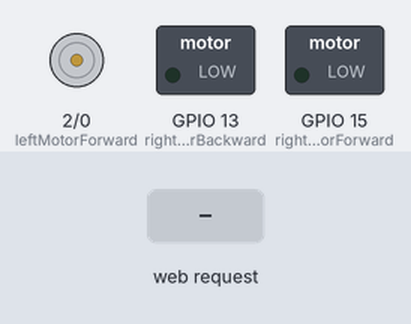
Recording of a sketch running on a simulated ESP8266 (NodeMCU). Shown: motor-driver pin pairs drawn as motors (green arrow = first pin HIGH = forward, orange = second pin HIGH = backward, longer = more drive), switched loads named in the sketch (green lamp = pin HIGH). The test bench sets the inputs (shaded band). WiFi joins after 1.5 s; servers stay silent unless stated; what the sketch prints to the serial monitor is not drawn.

Above: at 2.7 s.
2.8 s: HTTP request GET /forward received
At 3.4 s:
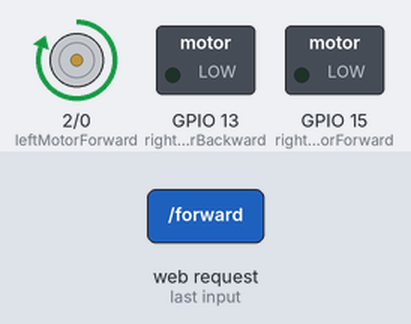
4.3 s: HTTP request GET /stop received
At 4.6 s:
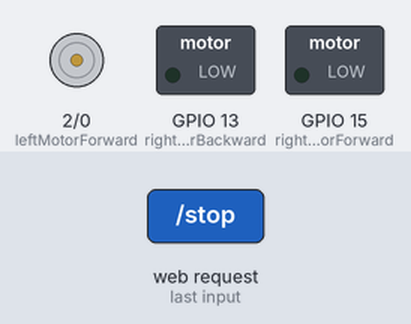
Timing chart, 0 to 7.3 s (numbered marks = the images above; inputs shaded):
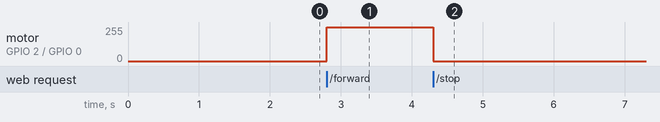

Measured:
- after the input at 2.8 s, motor on GPIO 2 (leftMotorForward) / GPIO 0 (leftMotorBackward): stopped → forward 255/255 at once
- after the input at 4.3 s, motor on GPIO 2 (leftMotorForward) / GPIO 0 (leftMotorBackward): forward 255/255 → stopped at once

The sketch:

NODEM.ino
```cpp
#include <ESP8266WiFi.h>

/* define port */
WiFiClient client;
WiFiServer server(80);

 //String agAdi = "Preo Drones-Anka-e12a04";
/* WIFI settings */
const char* ssid = "Wi-Fi Name";
const char* password = "**********";

/* data received from application */
String data ="";

/* define L298N or L293D motor control pins */
int leftMotorForward = 2; /* GPIO2(D4) -> IN3 */
int rightMotorForward = 15; /* GPIO15(D8) -> IN1 */
int leftMotorBackward = 0; /* GPIO0(D3) -> IN4 */
int rightMotorBackward = 13; /* GPIO13(D7) -> IN2 */

void setup() {
Serial.begin(115200);
delay(10);

/* initialize motor control pins as output */
pinMode(leftMotorForward, OUTPUT);
pinMode(rightMotorForward, OUTPUT);
pinMode(leftMotorBackward, OUTPUT);
pinMode(rightMotorBackward, OUTPUT);

/* Connect to WiFi network */
Serial.println();
Serial.println();
Serial.print("Connecting to ");
Serial.println(ssid);

WiFi.begin(ssid, password);

while (WiFi.status() != WL_CONNECTED) {
delay(500);
Serial.print(".");
}
Serial.println("");
Serial.println("WiFi connected");

/* start server communication */
server.begin();
Serial.println("Server started");

/* print the IP address */
Serial.print("Use this URL to connect: ");
Serial.print("http://");
Serial.print(WiFi.localIP());
Serial.println("/");

}

void loop() {

/* If the server available, run the "checkClient" function */
client = server.available();
if (!client) return;
data = checkClient ();

/************************ Run function according to incoming data from application *************************/

/* If the incoming data is "forward", run the "MotorForward" function */
if (data == "forward") MotorForward();
/* If the incoming data is "backward", run the "MotorBackward" function */
else if (data == "stop") MotorStop();

/* Web Browser */
client.println("HTTP/1.1 200 OK");
client.println("Content-Type: text/html");
client.println("");
client.println("<!DOCTYPE HTML>");
client.println("<html>");
client.println("<head>");
client.println("<title> MOTOR CONTROL </title>");
client.println("</head>");
client.println("<body>");
client.println("<center>");
client.println("<h2> WiFi CONTROLLED TANK via ESP8266 </h2>");
client.println("<br><br>");
client.println("<hr>");

/* Buttons */
client.println("<br><br>");
client.println("<a href=\"/forward\"\"><button>FORWARD </button></a>");
client.println("<br><br>");
client.println("<a href=\"/stop\"\"><button>STOP </button></a><br />");

client.println("<br><br>");
client.println("<hr>");
client.println("<br><br>");
client.println("<pre><h3>Motor Control By Nodemcu For Detected Wild Plants</br> WiFi controlled Tank via Web Browser (WiFibot/Web/WiFi/IoT/ESP8266)</br> NodeMCU ESP8266 Project</br></h3></pre>");
client.println("</center>");
client.println("</body>");
client.println("</html>");
}


/********************************************* FORWARD *****************************************************/
void MotorForward(void)
{
  Serial.println("İleri");
digitalWrite(leftMotorForward,HIGH);
digitalWrite(leftMotorBackward,LOW);
}


/********************************************* STOP *****************************************************/
void MotorStop(void)
{
digitalWrite(leftMotorForward,LOW);
digitalWrite(leftMotorBackward,LOW);
digitalWrite(rightMotorForward,LOW);
digitalWrite(rightMotorBackward,LOW);
}

/********************************** RECEIVE DATA FROM the WEB ******************************************/
String checkClient (void)
{
while(!client.available()) delay(1);
String request = client.readStringUntil('\r');
request.remove(0, 5);
request.remove(request.length()-9,9);
return request;
}
```
